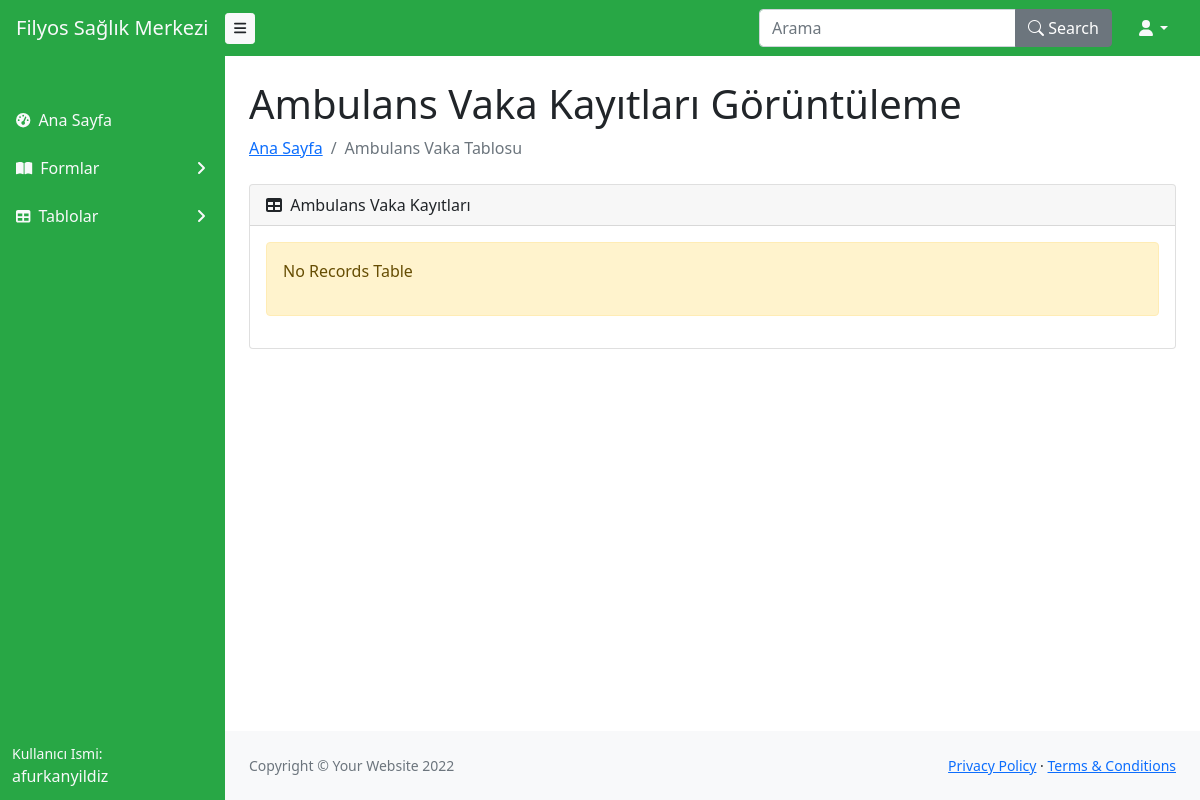
The app's page /forms/ambulance_case_tables (signed in), older data.
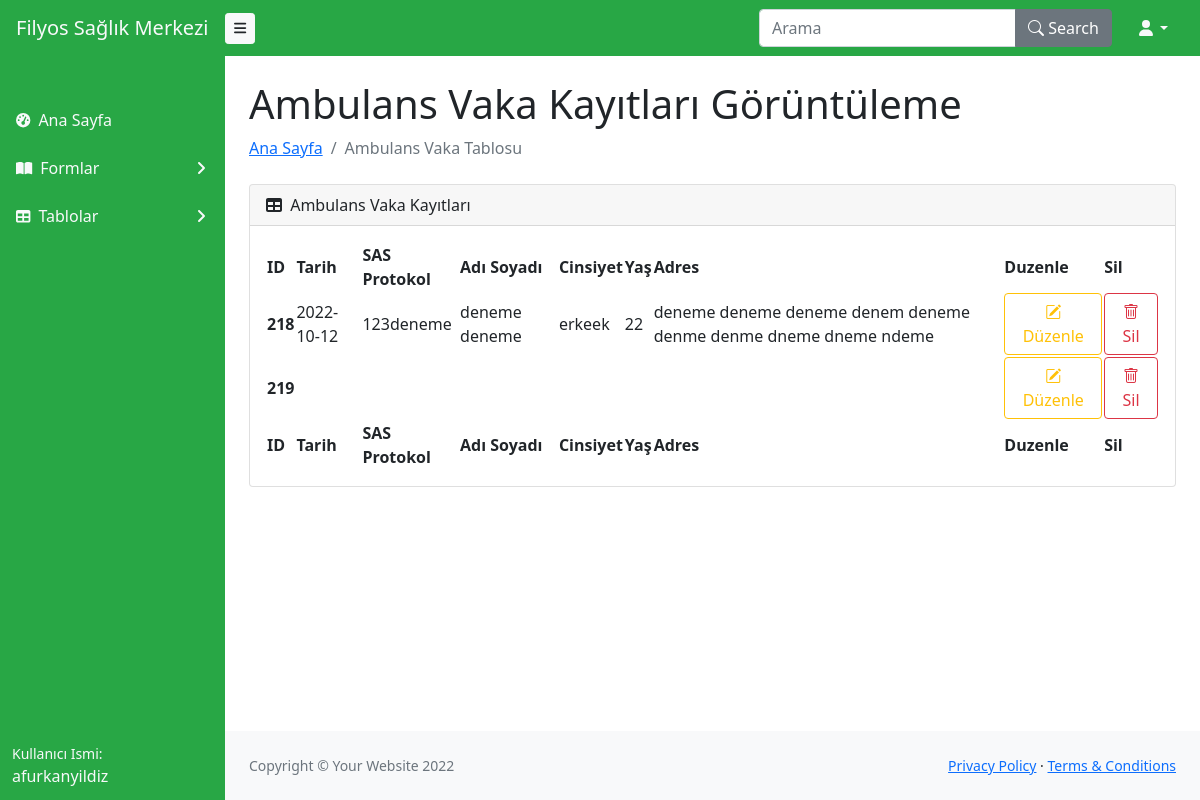
The same page, newer data.
### ambulance_forms/models.py (models this page shows, shortened)
class AmbulanceCase(models.Model):
    date = models.CharField(max_length=200,blank=True,null=True)
    sas_protokol = models.CharField(max_length=200, blank=True,null=True)
    username = models.CharField(max_length=200, blank=True,null=True)
    identification_number = models.CharField(max_length=200,blank=True,null=True,default=None)
    gender = models.CharField(max_length=50,blank=True,null=True)
    age = models.CharField(max_length=200,blank=True,null=True)
    case_call_clock = models.CharField(max_length=200,blank=True,null=True)
    case_arrival_time = models.CharField(max_length=200,blank=True,null=True)
    time_of_leave_from_case = models.CharField(max_length=200,blank=True,null=True)
    hospital_arrival_time = models.CharField(max_length=200,blank=True,null=True)
    tel_number = models.CharField(max_length=200,blank=True,null=True)
    adress = models.CharField(max_length=200, blank=True,null=True)
    place_from_the_patient = models.CharField(max_length=200, blank=True,null=True)
    first_place_the_patient_is_transported = models.CharField(max_length=200, blank=True,null=True)
    second_place_the_patient_is_transported = models.CharField(max_length=200,blank=True,null=True)
    patients_complaint = models.CharField(max_length=200,blank=True,null=True)
    prediction = models.CharField(max_length=200,blank=True,null=True)
    chronic_diseases = models.CharField(max_length=200,blank=True,null=True)
    explanation_application = models.CharField(max_length=200,blank=True,null=True)
    isolationStatus = models.CharField(max_length=200,blank=True,null=True)
    one_measurement = models.CharField(max_length=200,blank=True,null=True)
    one_blood_pressure = models.CharField(max_length=200,blank=True,null=True)
    one_pulse = models.CharField(max_length=200,blank=True,null=True)
    one_spo2 = models.CharField(max_length=200,blank=True,null=True)
    one_respirations_min = models.CharField(max_length=200,blank=True,null=True)
    one_fire = models.CharField(max_length=200,blank=True,null=True)
    second_measurement = models.CharField(max_length=200,blank=True,null=True)
    second_blood_pressure = models.CharField(max_length=200,blank=True,null=True)
    second_pulse = models.CharField(max_length=200,blank=True,null=True)
    second_spo2 = models.CharField(max_length=200,blank=True,null=True)
    second_respirations_min = models.CharField(max_length=200,blank=True,null=True)
    second_fire = models.CharField(max_length=200,blank=True,null=True)
    third_measurement = models.CharField(max_length=200,blank=True,null=True)
    third_blood_pressure = models.CharField(max_length=200,blank=True,null=True)
    third_pulse = models.CharField(max_length=200,blank=True,null=True)
    third_spo2 = models.CharField(max_length=200,blank=True,null=True)
    third_respirations_min = models.CharField(max_length=200,blank=True,null=True)
    third_fire = models.CharField(max_length=200,blank=True,null=True)
    state = models.CharField(max_length=200, blank=True,null=True)
    pupils = models.CharField(max_length=200, blank=True,null=True)
    skin = models.CharField(max_length=200, blank=True,null=True)
    respiratory = models.CharField(max_length=200, blank=True,null=True)
    pulse = models.CharField(max_length=200, blank=True,null=True)
    engine_response = models.CharField(max_length=200, blank=True,null=True)
    oral_response = models.CharField(max_length = 200, blank=True,null=True)
    eyes_open = models.CharField(max_length=200, blank=True,null=True)
    gks_points = models.CharField(max_length=200,blank=True,null=True)
    cpr_doing  = models.CharField(max_length=200,blank=True,null=True)
    start_time = models.CharField(max_length=200,blank=True,null=True)
    finish_time = models.CharField(max_length=200,blank=True,null=True)
    reason_to_leave = models.CharField(max_length=200,blank=True,null=True)
    applicationList = models.CharField(max_length=200, blank=True,null=True)
    Casetransfer = models.CharField(max_length=200,blank=True,null=True)
    generalList = models.CharField(max_length=200,blank=True,null=True)
    number_of_attendants = models.CharField(max_length=200,blank=True,null=True)
    ambulance_waiting_hour = models.CharField(max_length=200,blank=True,null=True)
    ambulance_waiting_minute = models.CharField(max_length=200,blank=True,null=True)
    emergency_ambulance_waiting = models.CharField(max_length=200,blank=True,null=True)
    emergency_ambulance_waiting_minute = models.CharField(max_length=200,blank=True,null=True)
    patient_transport_ambulance_waiting = models.CharField(max_length=200,blank=True,null=True)
    patient_transport_ambulance_waiting_minute = models.CharField(max_length=200,blank=True,null=True)
    patient_username = models.CharField(max_length=200, blank=True,null=True)
    patient_signature = models.CharField(max_length=200, blank=True,null=True)
    hospital_rejection = models.CharField(max_length=200,blank=True,null=True)
    sigtext = models.CharField(max_length=5000,blank=True,null=True)
    patients_relative_username = models.CharField(max_length=200, blank=True,null=True)
    hospital_rejection_sigtext = models.CharField(max_length=5000, blank=True,null=True)
    patients_relative_signaturetext = models.CharField(max_length=5000, blank=True,null=True)
    delivery_area_username = models.CharField(max_length=200,blank=True,null=True)
    delivery_area_signaturetext = models.CharField(max_length=5000,blank=True,null=True)
    doctor_username = models.CharField(max_length=200, blank=True,null=True)
    doctor_signaturetext = models.CharField(max_length=5000, blank=True,null=True)
    personal_username = models.CharField(max_length=200,blank=True,null=True)
    personal_signaturetext = models.CharField(max_length=5000,blank=True,null=True)
    pilot_username = models.CharField(max_length=200,blank=True,null=True)
    pilot_signaturetext = models.CharField(max_length=5000,blank=True,null=True)
    car_info = models.CharField(max_length=200, blank=True,null=True)
    start_km = models.CharField(max_length=200,blank=True,null=True)
    finish_km = models.CharField(max_length=200,blank=True,null=True)
    protocol_number = models.CharField(max_length=200, blank=True,null=True)
    other = models.CharField(max_length=200, blank=True,null=True)
    current = models.CharField(max_length=200, blank=True,null=True)
    institution_name = models.CharField(max_length=200, blank=True,null=True)
    round_trip = models.CharField(max_length=200,blank=True,null=True)
    transfer_doctor_username = models.CharField(max_length=200, blank=True,null=True)
    transfer_doctor_signaturetext = models.CharField(max_length=5000, blank=True,null=True)
    file_number = models.CharField(max_length=200, blank=True,null=True)
    get_sig_date = models.DateTimeField(auto_now_add=True,null=True,blank=True)
    hospital_rejection_datetime = models.DateTimeField(auto_now_add=True,null=True,blank=True)
    patients_relative_username_datetime = models.DateTimeField(auto_now_add=True,null=True,blank=True)
    delivery_area_username_datetime = models.DateTimeField(auto_now_add=True,null=True,blank=True)
    doctor_username_datetime = models.DateTimeField(auto_now_add=True,null=True,blank=True)
    personal_username_datetime = models.DateTimeField(auto_now_add=True,null=True,blank=True)
    pilot_username_datetime = models.DateTimeField(auto_now_add=True,null=True,blank=True)
    doctor_username1 = models.CharField(max_length=200,blank=True,null=True)
    institution_information = models.CharField(max_length=200,blank=True,null=True)
    patient_rejection = models.CharField(max_length=200,blank=True,null=True)
    organization_hour = models.CharField(max_length=200,blank=True,null=True)

### ambulance_forms/views.py (the view)
# urls.py: path('ambulance_case_tables', views.ambulance_case_tables, name='ambulance_case_tables'),
@login_required(login_url='redirect')
def ambulance_case_tables(request):
    context={'AmbulanceCase':AmbulanceCase.objects.all()}
    return render(request,"tables/ambulance_case.html",context)

### templates/tables/ambulance_case.html (shortened to what this page needs)
{% extends 'layout.html' %}
{% load static %}
{% load humanize %}
{% block content%}
<main>
    <div class="container-fluid px-4">
        <h1 class="mt-4">Ambulans Vaka Kayıtları Görüntüleme</h1>
        <ol class="breadcrumb mb-4">
            <li class="breadcrumb-item"><a href="{% url 'index'%}">Ana Sayfa</a></li>
            <li class="breadcrumb-item active">Ambulans Vaka Tablosu</li>
        </ol>
        <div class="card mb-4">
            <div class="card-header">
                <i class="fas fa-table me-1"></i>
                Ambulans Vaka Kayıtları
            </div>
            <div class="card-body">
                {% if AmbulanceCase %}
                <table id="datatablesSimple">
                    <thead>
                        <tr>
                            <th>ID</th>
                            <th>Tarih</th>
                            <th>SAS Protokol</th>
                            <th>Adı Soyadı</th>
                            <th>Cinsiyet</th>
                            <th>Yaş</th>
                            <th>Adres</th>
                            <th>Duzenle</th>
                            <th>Sil</th>
                        </tr>
                    </thead>
                    <tfoot>
                        <tr>
                            <th>ID</th>
                            <th>Tarih</th>
                            <th>SAS Protokol</th>
                            <th>Adı Soyadı</th>
                            <th>Cinsiyet</th>
                            <th>Yaş</th>
                            <th>Adres</th>
                            <th>Duzenle</th>
                            <th>Sil</th>
                        </tr>
                    </tfoot>
                    <tbody>
                        {% for case in AmbulanceCase %}
                        <tr>
                            <th scope="row">{{case.id}}</th>
                            <td >{{case.date}}</td>
                            <td>{{case.sas_protokol}}</td>
							<td>{{case.username}}</td>
							<td>{{case.gender}}</td>
							<td>{{case.age}}</td>
							<td>{{case.adress}}</td>
                    <td>
						<a href="{% url 'editAmbulanceCaseForm' case.id %}" data-placement="top" data-toggle="tooltip" title="Edit">
							<button class="bi bi-pencil-square btn btn-outline-warning" data-title="Edit" data-toggle="modal" data-target="#edit" > Düzenle</button></a></td>
                    <td>
                            <button type="button" class="bi bi-trash btn btn-outline-danger" data-bs-toggle="modal" data-bs-target="#exampleModal_{{case.id}}">
                                Sil
                            </button>
						</td>
                        </tr>
                        {% endfor %}
                    </tbody>
                </table>
                {% else %}
              <div class="alert alert-warning">
                <p>
                  No Records Table
                </p>
              </div>
              {% endif %}
            </div>
        </div>
    </div>
</main>
{% endblock %}

### templates/layout.html (shortened to what this page needs)
{% load static%}
<!DOCTYPE html>
<html lang="en">
    <head>
        <link rel="stylesheet" href="https://cdn.jsdelivr.net/npm/bootstrap-icons@1.8.3/font/bootstrap-icons.css">
        <link href="https://cdn.jsdelivr.net/npm/simple-datatables@latest/dist/style.css" rel="stylesheet" />
        <link href="{% static 'css/styles.css' %}" rel="stylesheet" />
        <link href="http://ajax.googleapis.com/ajax/libs/jqueryui/1.12.1/themes/south-street/jquery-ui.css" rel="stylesheet">
        <link href="{% static 'css/jquery.signature.css' %}" rel="stylesheet">
    </head>
    <body class="sb-nav-fixed">
        {% include 'partials/_navbar.html' %}
        {% block content %}
        {% endblock %}
    </body>
        {% include 'partials/_footer.html' %}
</html>

### templates/partials/_navbar.html (shortened to what this page needs)
    <nav class="sb-topnav navbar navbar-expand navbar-light bg-green">
        <a class="navbar-brand ps-3  text-light" href="{% url 'index'%}">Filyos Sağlık Merkezi</a>
        <button class="btn btn-light btn-sm order-1 order-lg-0 me-4 me-lg-0" id="sidebarToggle" href="#!"><i class="fas fa-bars"></i></button>
        <form class="d-none d-md-inline-block form-inline ms-auto me-0 me-md-3 my-2 my-md-0">
            <div class="input-group">
                <input class="form-control" type="text" placeholder="Arama " aria-label="Search for..." aria-describedby="btnNavbarSearch" />
                <button class="btn btn-secondary bi bi-search" id="btnNavbarSearch" type="button"> Search</button>
            </div>
        </form>
        <ul class="navbar-nav ms-auto ms-md-0 me-3 me-lg-4">
            <li class="nav-item dropdown">
                <a class="nav-link dropdown-toggle text-light" id="navbarDropdown" href="#" role="button" data-bs-toggle="dropdown" aria-expanded="false"><i class="fas text-light fa-user fa-fw"></i></a>
            </li>
        </ul>
    </nav>
    <div id="layoutSidenav">
        <div id="layoutSidenav_nav">
            <nav class="sb-sidenav accordion bg-green" id="sidenavAccordion">
                <div class="sb-sidenav-menu">
                    <div class="nav">
                        <div class="sb-sidenav-menu-heading"></div>
                        <a class="nav-link link-light" href="{% url 'index'%}">
                            <div class="sb-nav-link-icon "><i class="fas fa-tachometer-alt"></i></div>
                            Ana Sayfa
                        </a>
                        <a class="nav-link collapsed link-light" href="#" data-bs-toggle="collapse" data-bs-target="#collapsePages" aria-expanded="false" aria-controls="collapsePages">
                            <div class="sb-nav-link-icon"><i class="fas fa-book-open"></i></div>
                            Formlar
                            <div class="sb-sidenav-collapse-arrow"><i class="fas fa-angle-down"></i></div>
                        </a>
                        <a class="nav-link collapsed link-light" href="#" data-bs-toggle="collapse" data-bs-target="#collapseTables" aria-expanded="false" aria-controls="collapsePages">
                            <div class="sb-nav-link-icon"><i class="fas fa-table"></i></div>
                            Tablolar
                            <div class="sb-sidenav-collapse-arrow"><i class="fas fa-angle-down"></i></div>
                        </a>
                    </div>
                </div>
                <div class="sb-sidenav-footer link-light">
                    <div class="small link-light">Kullanıcı Ismi:</div>
                    {{user.username}}
                </div>
            </nav>
        </div>
        <div id="layoutSidenav_content">

### templates/partials/_footer.html (shortened to what this page needs)
<footer class="py-4 bg-light mt-auto">
    <div class="container-fluid px-4">
        <div class="d-flex align-items-center justify-content-between small">
            <div class="text-muted">Copyright &copy; Your Website 2022</div>
            <div>
                <a href="#">Privacy Policy</a>
                &middot;
                <a href="#">Terms &amp; Conditions</a>
            </div>
        </div>
    </div>
</footer>

Row changes from the older to the newer data that the page shows:
added AmbulanceCase: id "218", date "2022-10-12", sas_protokol "123deneme", username "deneme deneme", gender "erkeek", age "22", adress "deneme deneme deneme denem deneme denme denme dneme dneme ndeme"
added AmbulanceCase: id "219"
Text that changed along with them:
text no longer shown: "No Records Table"
text now shown: "ID Tarih SAS Protokol Adı Soyadı Cinsiyet Yaş Adres Duzenle Sil ID Tarih SAS Protokol Adı Soyadı Cinsiyet Yaş Adres Duzenle Sil"
